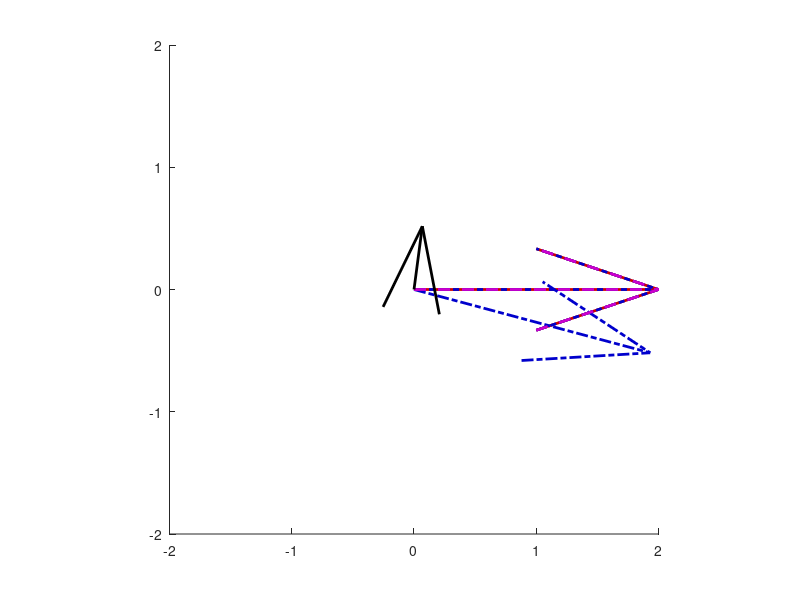

The MATLAB source for this figure:
phase=0;
phi=15;
A=2;

figure1 = figure('Position', [0 0 800 600]);
axes1 = axes('Parent',figure1);
hold(axes1,'on');

p1 = [0 0];                         % First Point
p2 = A*[cosd(0) cosd(90)];                         % Second Point
dp = p2-p1;                         % Difference
h=quiver(p1(1),p1(2),dp(1),dp(2),0,'Color',[0.8 0 0],'LineStyle','-','LineWidth',2)
set(h,'MaxHeadSize',0.3,'AutoScaleFactor',1);
hold on;

p1 = [0 0];                           % First Point
p2 = A*[cosd(0-phase) cosd(90-phase)];              % Second Point
dp = p2-p1;        % Difference

h=quiver(p1(1),p1(2),dp(1),dp(2),0,'Color',[0 0 0.8],'LineStyle','-.','LineWidth',2)
set(h,'MaxHeadSize',0.3,'AutoScaleFactor',1);
hold on;


p1 = [0 0];                           % First Point
p2 = A*[cosd(0-phase+phi) cosd(90-phase+phi)];              % Second Point
dp = p2-p1;        % Difference

h=quiver(p1(1),p1(2),dp(1),dp(2),0,'Color',[0 0 0.8],'LineStyle','-.','LineWidth',2)
set(h,'MaxHeadSize',0.3,'AutoScaleFactor',1);
hold on;


p1 = [0 0];                           % First Point
p2 = A*[cosd(0+phase) cosd(90+phase)];              % Second Point
dp = p2-p1;                         % Difference
h=quiver(p1(1),p1(2),dp(1),dp(2),0,'Color',[0.8 0 0.8],'LineStyle','--','LineWidth',2)
hold on;
set(h,'MaxHeadSize',0.3,'AutoScaleFactor',1);


p1 = [0 0];                           % First Point
p2_x = A*[cosd(0) cosd(90)];                         % Second Point
p2_y = A*[cosd(0-phase+phi) cosd(90-phase+phi)];              % Second Point
p2=p2_x-p2_y;
dp = p2-p1;        % Difference

h=quiver(p1(1),p1(2),dp(1),dp(2),0,'Color',[0 0 0],'LineStyle','-','LineWidth',2)
set(h,'MaxHeadSize',0.8,'AutoScaleFactor',1);
hold on;

% hold on;
% p1 = [0 0];                           % First Point
% p2 = [XE_3 YE_3];                         % Second Point
% dp = p2-p1;                         % Difference
% quiver(p1(1),p1(2),dp(1),dp(2),0,'Color','k','LineWidth',2,'LineStyle','--')
axis equal
% grid minor;
xlim([-2, 2])
ylim([-2, 2])
